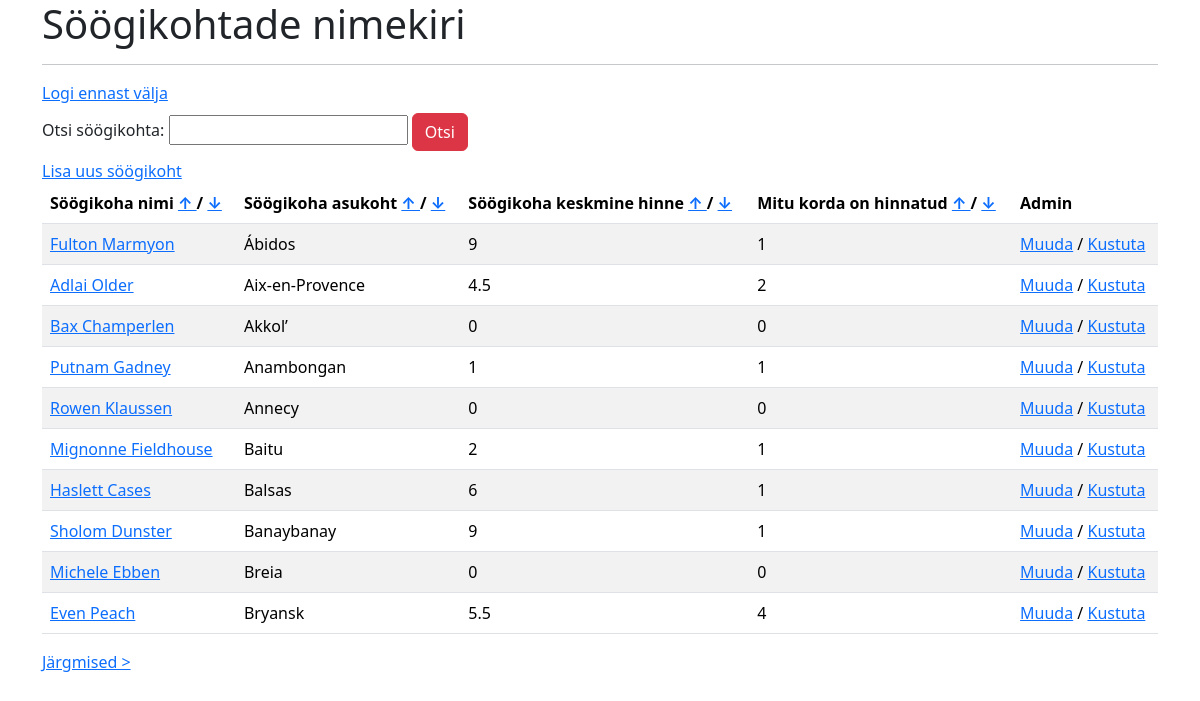
The app's page /?sort=asukoht&order=asc (signed in) with its own data.
### tables this page shows
CREATE TABLE `soogikohad` (
  `id` int(6) NOT NULL,
  `nimi` varchar(255) NOT NULL,
  `asukoht` varchar(255) NOT NULL,
  `keskmine_hinne` double NOT NULL,
  `hinnatud` int(6) NOT NULL,
  `liigid` varchar(255) NOT NULL
);

### index.php (the view, shortened to what this page needs)
<?php
include ("config.php");
?>
<!DOCTYPE html>
<html lang="et">
<head>
    <link
        href="https://cdn.jsdelivr.net/npm/bootstrap@5.3.2/dist/css/bootstrap.min.css" rel="stylesheet"
    >
</head>
<body>
    <div class="container">
        <h1>Söögikohtade nimekiri</h1>
        <hr>
        <a href="logout.php">Logi ennast välja</a>
        <form method="get">
            <label for="otsi">Otsi söögikohta: </label>
            <input type="text" name="otsi" id="otsi">
            <input type="submit" class="btn btn-danger my-2" value="Otsi">
        </form>
        <a href="lisasoogikoht.php">Lisa uus söögikoht</a>
        <table class="table table-striped">
            <thead>
                <tr>
                    <th scope="col">Söögikoha nimi <a href="?sort=nimi&order=asc">↑ </a> / <a href="?sort=nimi&order=desc">↓</a></th>
                    <th scope="col">Söögikoha asukoht <a href="?sort=asukoht&order=asc">↑ </a> / <a href="?sort=asukoht&order=desc">↓</a></th>
                    <th scope="col">Söögikoha keskmine hinne <a href="?sort=keskmine_hinne&order=asc">↑ </a> / <a href="?sort=keskmine_hinne&order=desc">↓</a></th>
                    <th scope="col">Mitu korda on hinnatud <a href="?sort=hinnatud&order=asc">↑ </a> / <a href="?sort=hinnatud&order=desc">↓</a></th>
                    <th scope="col">Admin</th>
                </tr>
            </thead>
            <tbody>
                <?php
                $lehekyljesuurus = 10;
                if (isset($_GET['lehekylg'])) {
                    $lehekylg = $_GET['lehekylg'];
                } else {
                    $lehekylg = 1;
                }
                $start = ($lehekylg-1) * $lehekyljesuurus;
                $sort = isset($_GET['sort']) ? $_GET['sort'] : 'nimi';
                $order = isset($_GET['order']) ? $_GET['order'] : 'asc';
                $otsi = isset($_GET['otsi']) ? $_GET['otsi'] : '';
                $sqlotsing = $otsi ? "WHERE nimi LIKE '%$otsi%'" : '';
                $sqlsoogikohad = "SELECT * FROM soogikohad $sqlotsing ORDER BY $sort $order LIMIT $start, $lehekyljesuurus";
                $tulemus = $yhendus -> query($sqlsoogikohad);
                if ($tulemus->num_rows > 0){
                    while ($row = $tulemus -> fetch_assoc()){
                        $id = $row['id'];
                        $hinnatudquery = "SELECT COUNT(*) as hinnatud FROM hinnangud WHERE toidukohad_id = '$id'";
                        $hinnatudvastus = $yhendus -> query($hinnatudquery);
                        $hinnatudfetch = $hinnatudvastus -> fetch_assoc()['hinnatud'];
                        $keskhinnequery = "SELECT AVG(hinnang) as keskmine_hinne FROM hinnangud WHERE toidukohad_id = '$id'";
                        $keskhinnefetch = $yhendus -> query($keskhinnequery);
                        $keskhinnefetch = $keskhinnefetch -> fetch_assoc()['keskmine_hinne'];
                        $keskhinneumardus = round($keskhinnefetch,1);
                        ?>
                        <tr>
                            <td> <a href="hinnangulisamine.php?koht=<?php echo urlencode($id); ?> "> <?php echo $row["nimi"]; ?></a></td>
                            <td> <?php echo $row["asukoht"]; ?> </td>
                            <td> <?php echo round($keskhinneumardus, 1);?> </td>
                            <td> <?php echo $hinnatudfetch; ?> </td>
                            <td><a href="muudasoogikoht.php?koht= <?php echo urlencode($id); ?> ">Muuda</a><a> / </a> <?php echo "<a href='kustutasoogikoht.php?koht=" . $id . "'>Kustuta</a>"; ?></td>
                        </tr>
                        <?php
                    }
                }
                ?>
            </tbody>
        </table>
        <?php
        $jargminelehekylg = $lehekylg + 1;
        if ($tulemus -> num_rows == $lehekyljesuurus) {
            echo "<a href='?lehekylg=$jargminelehekylg'> Järgmised &gt;</a>";
        }
        ?>
        <br>
    </div>
    </body>
</html>

### records on screen
soogikohad: nimi "Fulton Marmyon", asukoht "Ábidos", keskhinneumardus "9", hinnatudfetch "1"
soogikohad: nimi "Adlai Older", asukoht "Aix-en-Provence", keskhinneumardus "4.5", hinnatudfetch "2"
soogikohad: nimi "Bax Champerlen", asukoht "Akkol’", keskhinneumardus "0", hinnatudfetch "0"
soogikohad: nimi "Putnam Gadney", asukoht "Anambongan", keskhinneumardus "1", hinnatudfetch "1"
soogikohad: nimi "Rowen Klaussen", asukoht "Annecy", keskhinneumardus "0", hinnatudfetch "0"
soogikohad: nimi "Mignonne Fieldhouse", asukoht "Baitu", keskhinneumardus "2", hinnatudfetch "1"
soogikohad: nimi "Haslett Cases", asukoht "Balsas", keskhinneumardus "6", hinnatudfetch "1"
soogikohad: nimi "Sholom Dunster", asukoht "Banaybanay", keskhinneumardus "9", hinnatudfetch "1"
soogikohad: nimi "Michele Ebben", asukoht "Breia", keskhinneumardus "0", hinnatudfetch "0"
soogikohad: nimi "Even Peach", asukoht "Bryansk", keskhinneumardus "5.5", hinnatudfetch "4"
